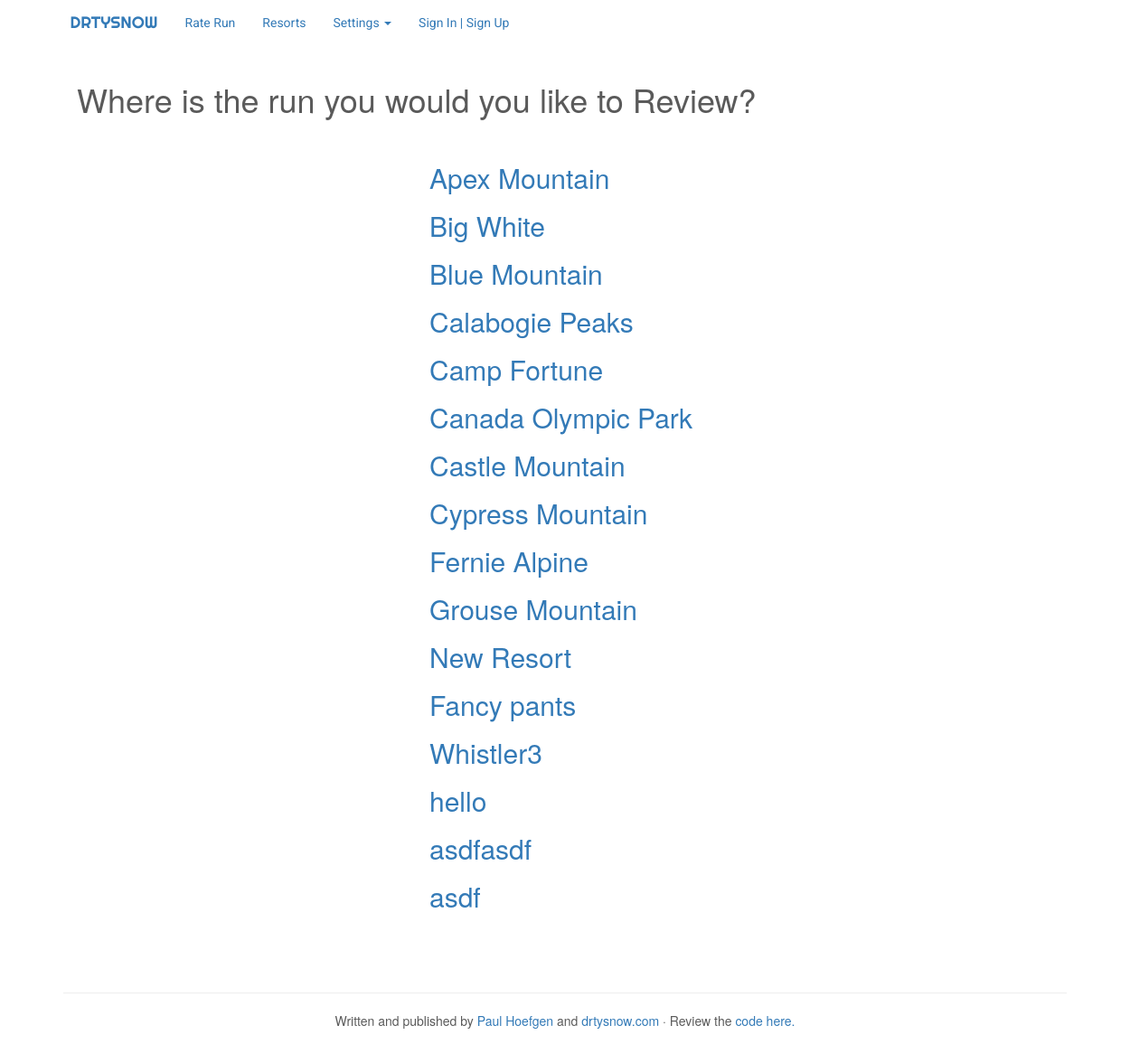
The page /find_run on the database as committed earlier.
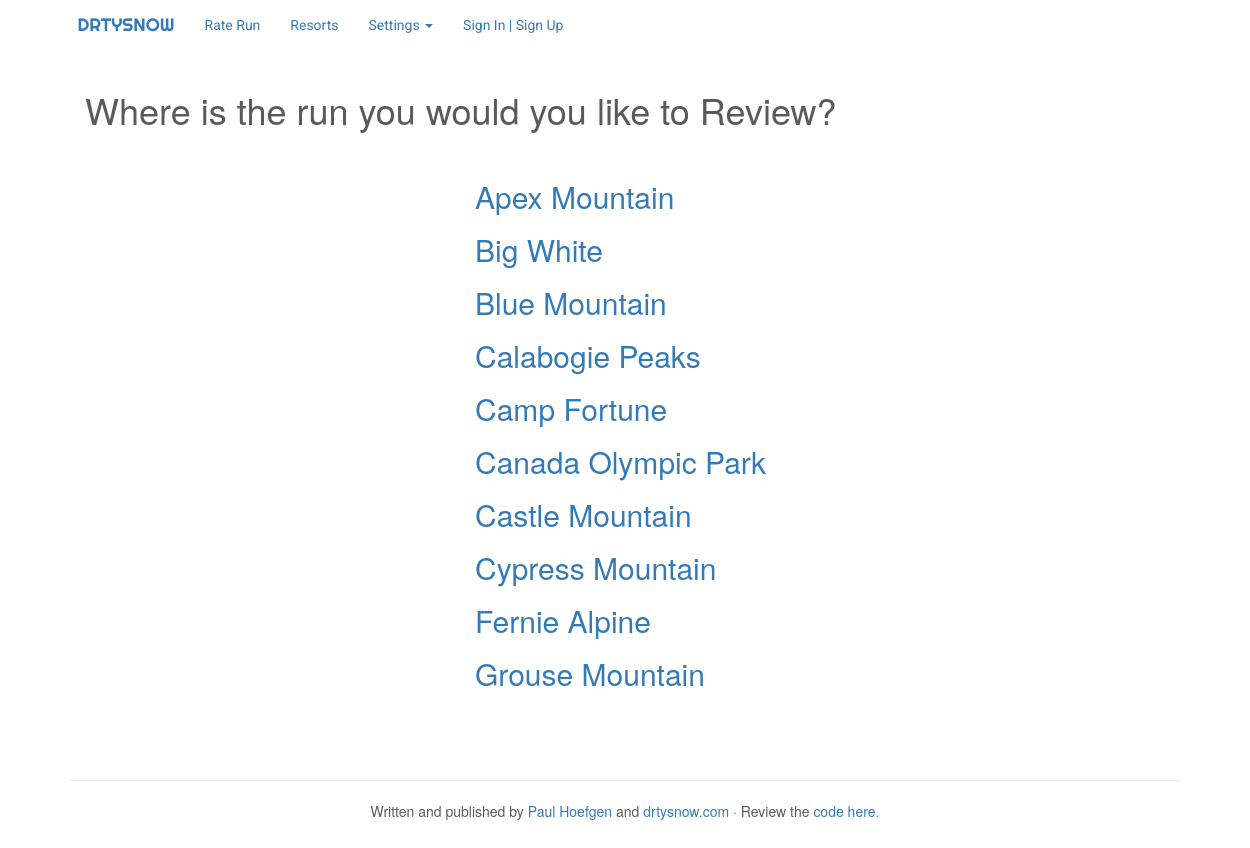
The same page on the database as committed later.
### drtysnow/db/dbsetup.py (models this page shows)
class Resorts(Base):
    __tablename__ = 'resorts'
    id = Column(
        Integer,
        primary_key = True
        )
    resort_name = Column(
        String(100),
        nullable = False,
        unique = True
        )
    resort_location = Column(
        String(25),
        nullable = False
        )
    resort_image = Column(
        String(100),
        nullable = True
        )
    resort_summary = Column(
        String(100),
        nullable = False
    )
    runs = relationship("Runs", backref="runs")

### drtysnow/views.py (the view)
@drtysnow.route('/find_run')
def find_run():
    resorts = connect().query(Resorts).all()
    names = []
    for resort in resorts:
        names.append(resort.resort_name)
    return render_template('profile/select_run.html', resorts=names)

### drtysnow/db/dbconn.py (called while the page is built)
def connect():
    engine = create_engine('sqlite:///drtysnow/data/drtysnow.db')
    Base.metadata.bind = engine
    DBSession = sessionmaker(bind=engine)
    s = DBSession()
    return s

### drtysnow/templates/profile/select_run.html (shortened to what this page needs)
{% extends "/all_pages/master_layout.html" %}
{% block header %}
  {% include "all_pages/header.html"%}
 <link rel="stylesheet"
                href="{{ url_for('static', filename='css/select_run.css') }}">
{% endblock %}
{% block navbar %}
  {% include "all_pages/navbar.html"%}
{% endblock %}
{% block content %}
<div class = "container">
  <h1> Where is the run you would you like to Review?</h1>
  <br>
  <div class="row">
    <div class="col-md-4">
    </div>
    <div class="col-md-8">
      {% for resort in resorts %}
              <a href="/resort/{{ resort }}">
                 <h2>{{ resort }}</h2>
              </a>
      {% endfor %}
    </div>
  </div>
</div>
{% endblock content %}
{%block footer %}
  {% include "all_pages/footer.html"%}
{% endblock%}

### drtysnow/templates/all_pages/master_layout.html (shortened to what this page needs)
<!doctype html>
<html>
  <head>
    {% block header %}  {% endblock %}
  </head>
  <body>
    <div class="site-wrapper">
      <div class="site-wrapper-inner">
            {% block navbar %}  {% endblock %}
            <div class="messages">
            {% block content %} {% endblock %}
            {% block footer %}  {% endblock %}
        </div>
      </div>
    </div>
  </body>
</html>

### drtysnow/templates/all_pages/header.html (shortened to what this page needs)
   <link href="{{ url_for('static', filename='css/bootstrap.min.css') }}"
                                                               rel="stylesheet">
   <link href="{{ url_for('static', filename='css/custom.css') }}"
                                                               rel="stylesheet">

### drtysnow/templates/all_pages/navbar.html (shortened to what this page needs)
    <body>
      <div class="navbar-wrapper">
        <div class="container">
          <nav class="navbar navbar-fixed-top">
            <div class="container">
              <div class="navbar-header">
                <a class="navbar-brand" href="/landing">DRTYSNOW</a>
              </div>
              <div id="navbar" class="navbar-collapse collapse">
                <ul class="nav navbar-nav">
                  <li><a href="/find_run">Rate Run</a></li>
                  <li><a href="/resorts">Resorts</a></li>
                  <li class="dropdown">
                    <a href="#" class="dropdown-toggle" data-toggle="dropdown"
                                            role="button" aria-haspopup="true"
                             aria-expanded="false">Settings <span class="caret">
                                                                   </span></a>
                    <li><a href="">Sign In | Sign Up</a></li>
                  </li>
                </ul>
              </div>
            </div>
          </nav>
        </div>
      </div>

### drtysnow/templates/all_pages/footer.html
<div>
  <footer>
    <hr>
    <p> Written and published by
      <a href="https://ca.linkedin.com/in/paulhoefgen">Paul Hoefgen</a>
               and <a href="http://drtysnow.com">drtysnow.com</a> &middot;
               Review the <a href="https://github.com/phoefgen/drtysnow">
                                               code here.</a> </p>
  </footer>
</div>

### drtysnow/static/css/custom.css (style rules this page uses)
footer { text-align: center; width:100%; position:relative; left:0; bottom: 0; padding-top: 60px; height: 50px; }
body { padding-bottom: 40px; color: #5a5a5a; }
.navbar-wrapper { position: absolute; top: 0; right: 0; left: 0; z-index: 20; }
.navbar-fixed-top { background-color: rgba(255, 255, 255, 0.9);; }
.navbar-wrapper > .container { padding-right: 0; padding-left: 0; }
.navbar-wrapper .navbar { padding-right: 5%; padding-left: 5%; }
.navbar-wrapper .navbar .container { width: auto; }
.navbar-brand { font-family: 'Righteous', cursive; }
.navbar-nav { font-family: 'Roboto', sans-serif; }
.messages { padding: 5em; }

Rows that differ between the two databases and show on the page:
removed Resorts: resort_name "New Resort"
removed Resorts: resort_name "Fancy pants"
removed Resorts: resort_name "Whistler3"
removed Resorts: resort_name "hello"
removed Resorts: resort_name "asdfasdf"
removed Resorts: resort_name "asdf"
